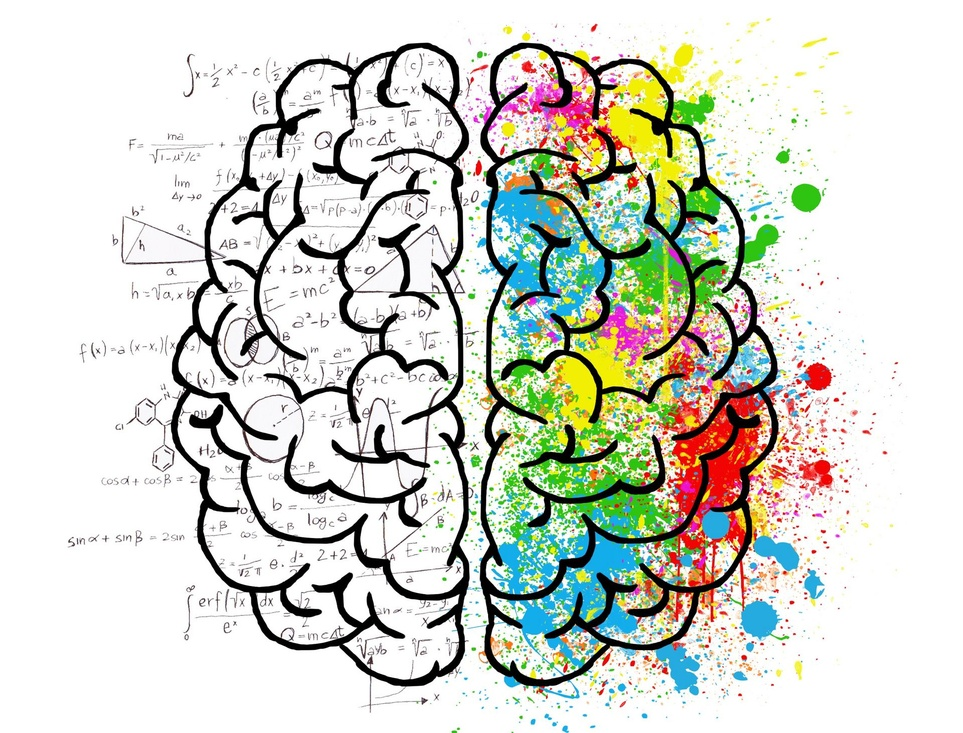
#> input picture Walnuts_Pairing/pythonProject/pic.jpg, 963 x 733 px, shrunk from 1920 x 1462 before the run
$ python -i similar.py   (imports and definitions only)   (older library calls are emulated)
#> lines starting #> are read from the running program, lines starting #| are printed output that depends on the picture; after the words box and inside, x2 and y2 are one past the last pixel; in counts of white or black regions, pixels touching at a corner belong together
#> further down, picture is the input picture: shape (733, 963, 3); mean B, G, R 205.4, 214.6, 212
# similar.py
import cv2
import numpy as np
from skimage.feature import local_binary_pattern
from vector_db import VectorDB
import os

# 假设向量数据库路径在项目根目录
VECTOR_DB_PATH = 'vector_features.db'
vector_db = VectorDB(VECTOR_DB_PATH) if os.path.exists(VECTOR_DB_PATH) else None


# [16 lines left out: function extract_texture_features, not called in this run]


def extract_edge_features(image):
    """提取边缘特征"""
    # 转换为灰度图
    gray = cv2.cvtColor(image, cv2.COLOR_BGR2GRAY) if len(image.shape) == 3 else image
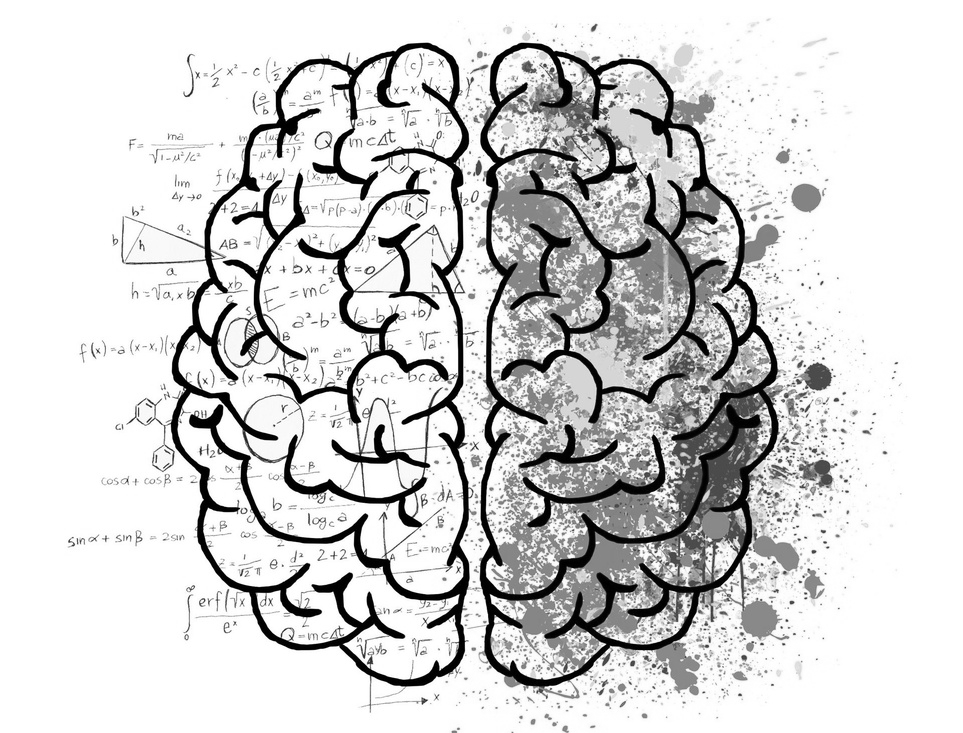
#> gray: shape (733, 963); min 0, max 255, mean 212.8

    # Canny边缘检测
    edges = cv2.Canny(gray, 50, 150)
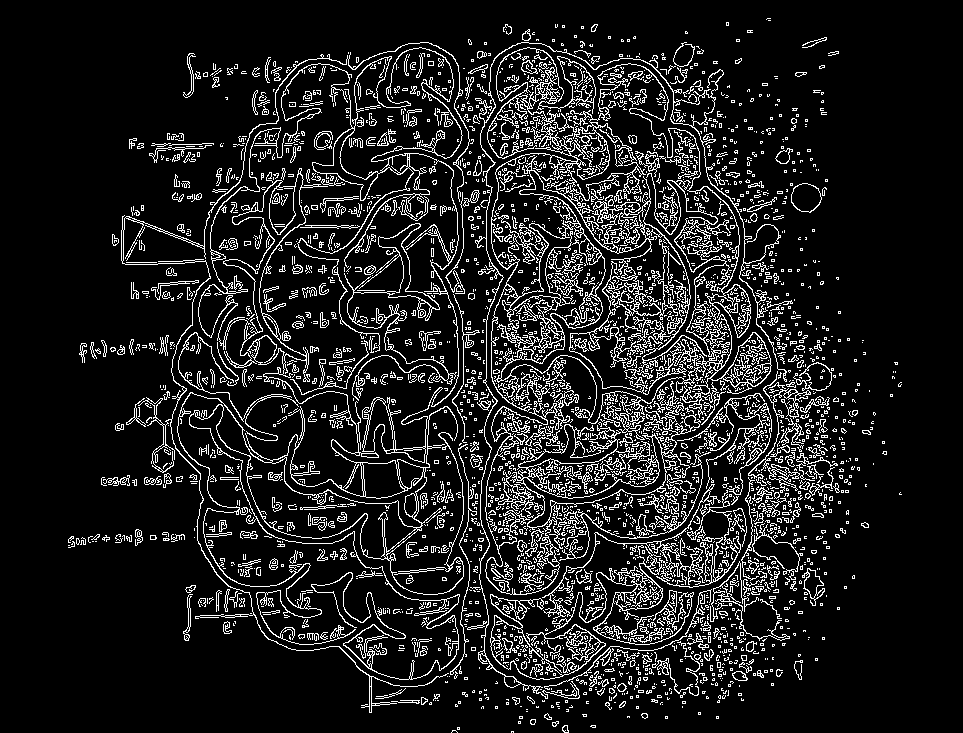
#> edges: shape (733, 963); 11.8% white in thin lines or dots, all inside (x1, y1, x2, y2) = (68, 18, 902, 733)

    # 计算边缘密度和方向直方图
    edge_density = np.sum(edges > 0) / (edges.shape[0] * edges.shape[1])
#> edge_density = 0.118

    # 计算梯度方向直方图
    grad_x = cv2.Sobel(gray, cv2.CV_64F, 1, 0, ksize=3)
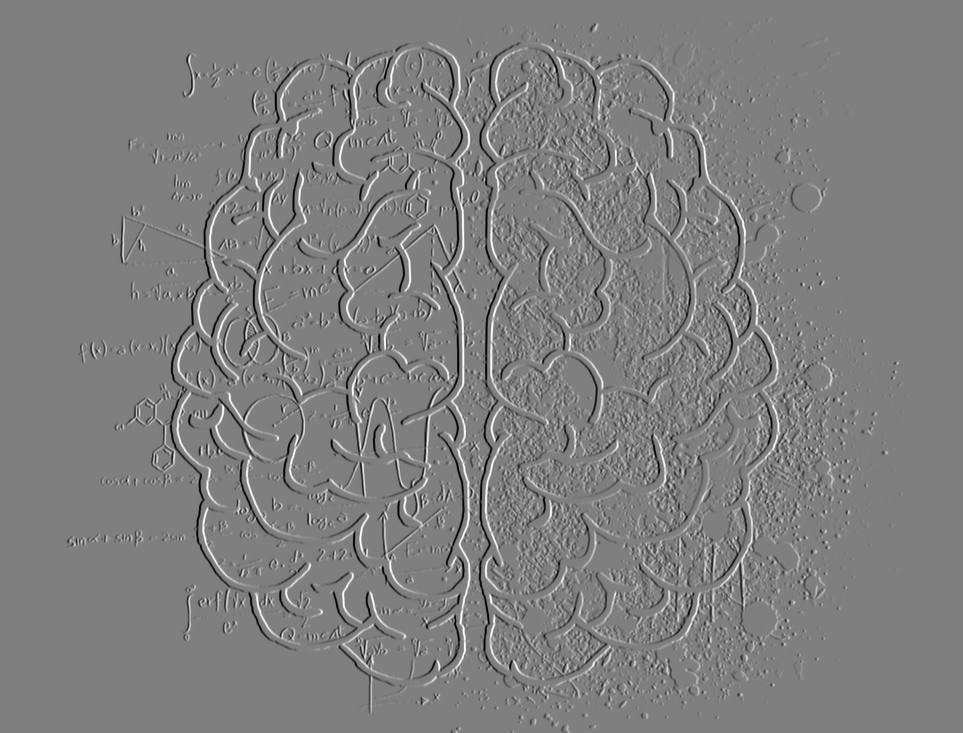
#> grad_x: shape (733, 963) float64; min -1020, max 1020, mean 0; drawn with min black and max white
    grad_y = cv2.Sobel(gray, cv2.CV_64F, 0, 1, ksize=3)
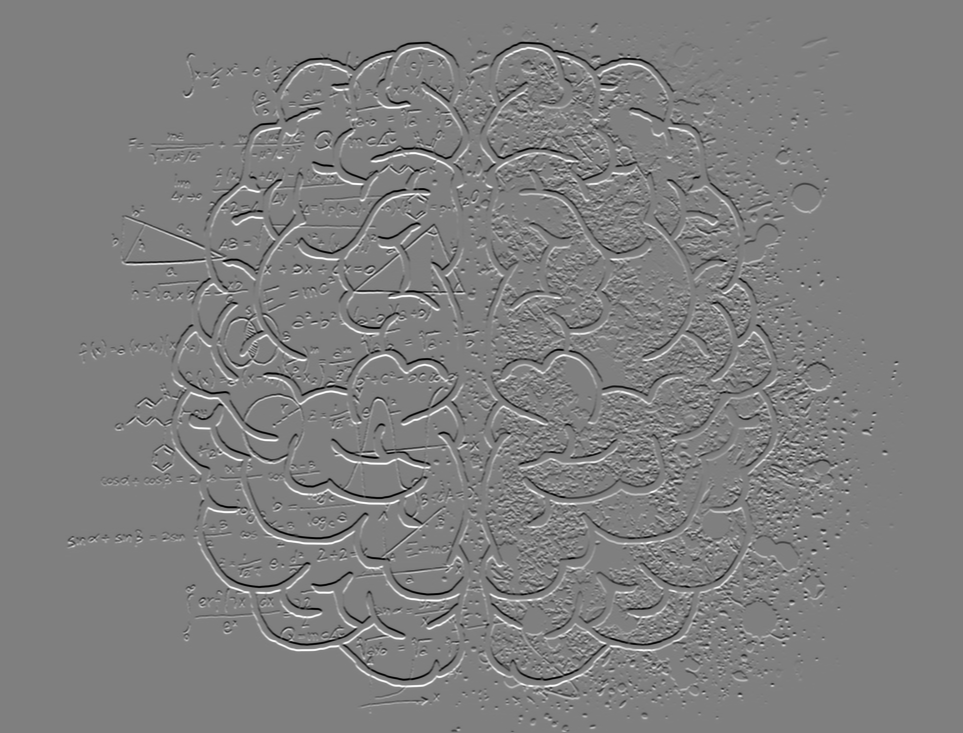
#> grad_y: shape (733, 963) float64; min -1020, max 1020, mean 0; drawn with min black and max white
    magnitude = np.sqrt(grad_x ** 2 + grad_y ** 2)
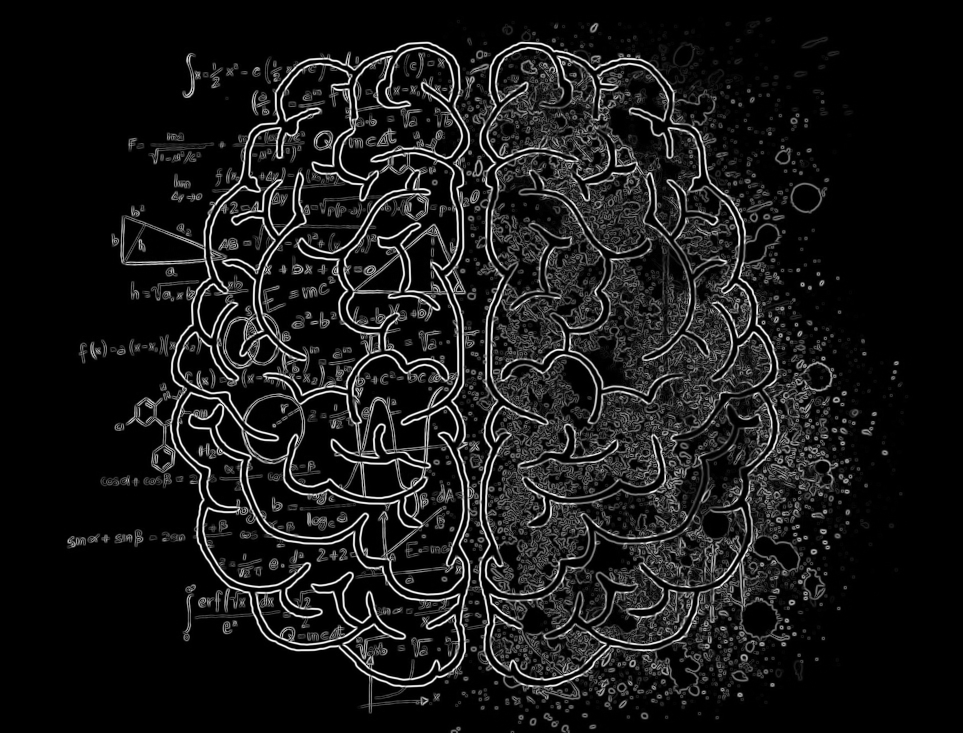
#> magnitude: shape (733, 963) float64; min 0, max 1081, mean 104.1; drawn with min black and max white
    angle = np.arctan2(grad_y, grad_x) * 180 / np.pi
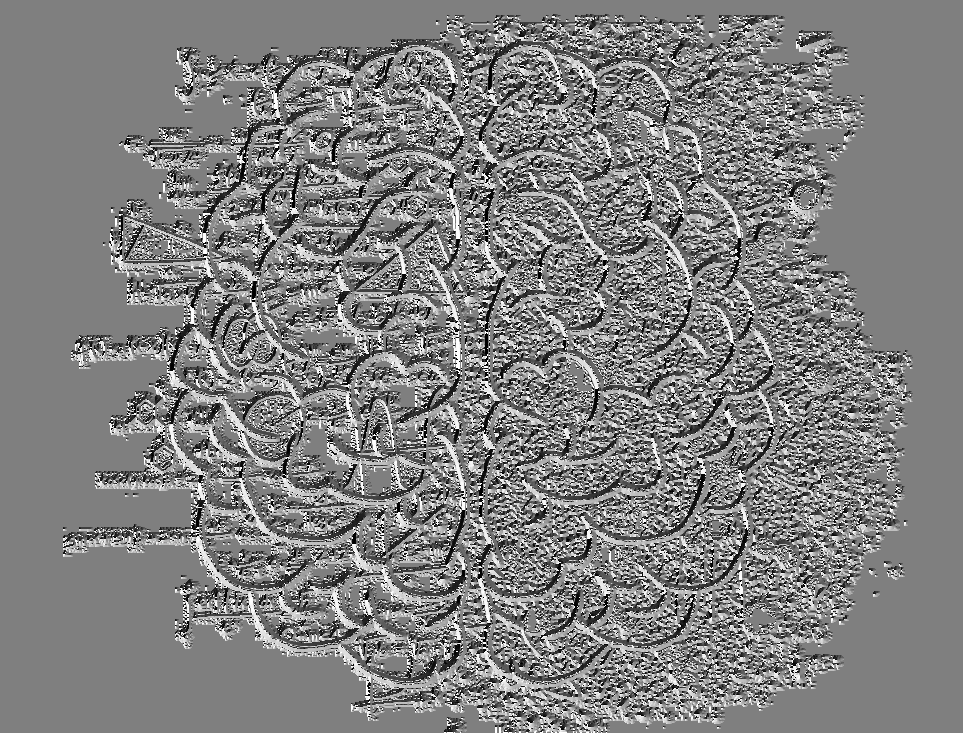
#> angle: shape (733, 963) float64; min -179.9, max 180, mean 1.8; drawn with min black and max white

    # 只考虑边缘点的角度
    mask = edges > 0
    angles = angle[mask]
    magnitudes = magnitude[mask]

    # 计算角度直方图
    hist, _ = np.histogram(angles, bins=36, range=(-180, 180), weights=magnitudes)
#> hist = 36 values, max 1456934.7 at index 0, min 933128.3 at index 28, mean 1103547.1
    hist = hist.astype("float")
    hist /= (hist.sum() + 1e-7)  # 归一化
#> hist = 36 values, max 0.0367 at index 0, min 0.0235 at index 28, mean 0.0278

    # 将边缘密度和直方图合并为特征向量
    features = [edge_density] + hist.tolist()
#> features = 37 values, max 0.118 at index 0, min 0.0235 at index 29, mean 0.0302
    return features


# [101 lines left out: functions extract_color_features, calulate_similarity, calulate_all_similarity, not called in this run]

>>> import cv2
>>> picture = cv2.imread('pic.jpg')
>>> result = extract_edge_features(picture)
#> result has the same summary as features in extract_edge_features
